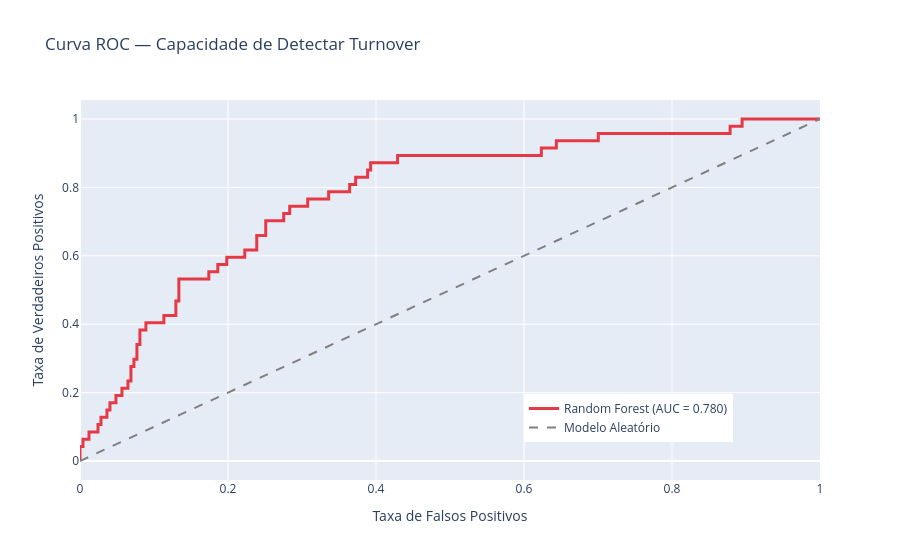

Notebook code for this chart:
### Code cell
# Curva ROC
fpr, tpr, _ = roc_curve(y_teste, y_prob)
auc = roc_auc_score(y_teste, y_prob)

fig = go.Figure()
fig.add_trace(go.Scatter(
    x=fpr, y=tpr,
    mode='lines', name=f'Random Forest (AUC = {auc:.3f})',
    line=dict(color='#E63946', width=3)
))
fig.add_trace(go.Scatter(
    x=[0, 1], y=[0, 1],
    mode='lines', name='Modelo Aleatório',
    line=dict(color='gray', dash='dash')
))
fig.update_layout(
    title='Curva ROC — Capacidade de Detectar Turnover',
    xaxis_title='Taxa de Falsos Positivos',
    yaxis_title='Taxa de Verdadeiros Positivos',
    legend=dict(x=0.6, y=0.1)
)
fig.show()

### Figure 1 — Plotly figure (JSON) as saved in the notebook; plotly's stock layout.template omitted (floating-point values rounded to 4 significant figures)
{"data": [{"line": {"color": "#E63946", "width": 3}, "mode": "lines", "name": "Random Forest (AUC = 0.780)", "type": "scatter", "x": [0.0, 0.0, 0.0, 0.004049, 0.004049, 0.01215, 0.01215, 0.02429, 0.02429, 0.02834, 0.02834, 0.03644, 0.03644, 0.04049, 0.04049, 0.04858, 0.04858, 0.05668, 0.05668, 0.06478, 0.06478, 0.06883, 0.06883, 0.07287, 0.07287, 0.07692, 0.07692, 0.08097, 0.08097, 0.08907, 0.08907, 0.1134, 0.1134, 0.1296, 0.1296, 0.1336, 0.1336, 0.1741, 0.1741, 0.1862, 0.1862, 0.1984, 0.1984, 0.2227, 0.2227, 0.2389, 0.2389, 0.251, 0.251, 0.2753, 0.2753, 0.2834, 0.2834, 0.3077, 0.3077, 0.336, 0.336, 0.3644, 0.3644, 0.3725, 0.3725, 0.3887, 0.3887, 0.3927, 0.3927, 0.4291, 0.4291, 0.6235, 0.6235, 0.6437, 0.6437, 0.7004, 0.7004, 0.8785, 0.8785, 0.8947, 0.8947, 1.0], "y": [0.0, 0.02128, 0.04255, 0.04255, 0.06383, 0.06383, 0.08511, 0.08511, 0.1064, 0.1064, 0.1277, 0.1277, 0.1489, 0.1489, 0.1702, 0.1702, 0.1915, 0.1915, 0.2128, 0.2128, 0.234, 0.234, 0.2766, 0.2766, 0.2979, 0.2979, 0.3404, 0.3404, 0.383, 0.383, 0.4043, 0.4043, 0.4255, 0.4255, 0.4681, 0.4681, 0.5319, 0.5319, 0.5532, 0.5532, 0.5745, 0.5745, 0.5957, 0.5957, 0.617, 0.617, 0.6596, 0.6596, 0.7021, 0.7021, 0.7234, 0.7234, 0.7447, 0.7447, 0.766, 0.766, 0.7872, 0.7872, 0.8085, 0.8085, 0.8298, 0.8298, 0.8511, 0.8511, 0.8723, 0.8723, 0.8936, 0.8936, 0.9149, 0.9149, 0.9362, 0.9362, 0.9574, 0.9574, 0.9787, 0.9787, 1.0, 1.0]}, {"line": {"color": "gray", "dash": "dash"}, "mode": "lines", "name": "Modelo Aleatório", "type": "scatter", "x": [0, 1], "y": [0, 1]}], "layout": {"legend": {"x": 0.6, "y": 0.1}, "title": {"text": "Curva ROC — Capacidade de Detectar Turnover"}, "xaxis": {"title": {"text": "Taxa de Falsos Positivos"}}, "yaxis": {"title": {"text": "Taxa de Verdadeiros Positivos"}}}}
